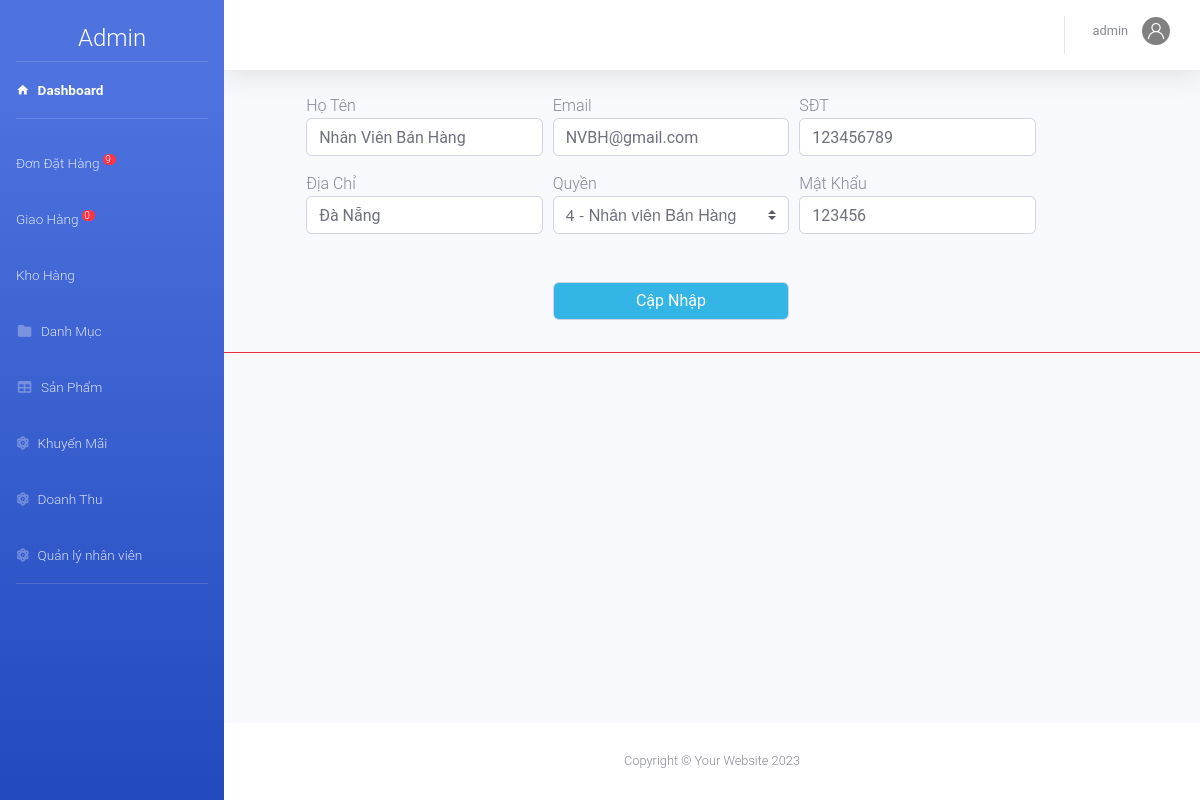
Page /Faship/admin/index.php?action=nhanvien&view=sua&manv=2 (signed in) on the committed database.
### tables this page shows
CREATE TABLE `nhanvien` (
  `MaNV` int(11) NOT NULL,
  `TenNV` varchar(50) NOT NULL,
  `Email` varchar(50) NOT NULL,
  `SDT` int(12) NOT NULL,
  `DiaChi` text NOT NULL,
  `MatKhau` varchar(50) NOT NULL,
  `Quyen` int(20) NOT NULL
);

CREATE TABLE `quyen` (
  `id` int(11) NOT NULL,
  `Ten` varchar(100) NOT NULL,
  `MoTa` varchar(100) DEFAULT NULL
);

### Faship/admin/nhanvien/sua.php (the view, shortened to what this page needs)
<?php
    $manv=$_GET['manv'];
    $sql_sua="SELECT * FROM `nhanvien` WHERE MaNV='$manv'";
    $rs_sua=mysqli_query($conn,$sql_sua);
    $kq_sua=mysqli_fetch_array($rs_sua);
    $sql1="select *from quyen";
	$rs1=mysqli_query($conn,$sql1); ?>
  <form class="form-row " method="POST" action="nhanvien/xuly.php" enctype="multipart/form-data">
		<div class="form-group col-sm-1"></div><input hidden name="manv" value="<?php echo $kq_sua['MaNV'];?>">
	    <div class="form-group col-sm-3"><label class="m-auto" for="">Họ Tên</label>
	    	<input type="text" class="form-control" name="tennv" autofocus value="<?php echo $kq_sua['TenNV'];?>">
	    </div>
	    <div class="form-group col-sm-3"><label class="m-auto" for="">Email</label>
	    	<input type="email" class="form-control" name="email" autofocus value="<?php echo $kq_sua['Email'];?>">
	    </div>
	    <div class="form-group col-sm-3"><label class="m-auto" for="">SĐT</label>
	    	<input type="text" class="form-control" name="sdt" autofocus value="<?php echo $kq_sua['SDT'];?>">
	    </div>
		<div class="form-group col-sm-2"></div><div class="form-group col-sm-1"></div>
	    <div class="form-group col-sm-3"><label class="m-auto" for="">Địa Chỉ</label>
	    	<input type="text" class="form-control" name="dc" autofocus value="<?php echo $kq_sua['DiaChi'];?>">
	    </div>
	    <div class="form-group col-sm-3"><label class="m-auto" for="">Quyền</label>
	    	<select class="browser-default custom-select" name="q" id="">
	    		<?php while ($row=mysqli_fetch_array($rs1)) { ?>
	    		<option <?php if ($kq_sua['Quyen']==$row['id']){ echo "selected";} ?>
	    		 value="<?php echo $row['id'] ?>"><?php echo $row['id'].' - '.$row['Ten'] ?></option>}
	   <?php	} ?>
	    	</select>
	    </div>
	    <div class="form-group col-sm-3"><label class="m-auto" for="">Mật Khẩu</label>
	    	<input type="text" class="form-control" name="mk" autofocus value="<?php echo $kq_sua['MatKhau'];?>">
	    </div>
	    <div class="form-group col-sm-4"></div>
	    <div class="form-group col-sm-3"><label for="masv">&emsp;</label><input type="submit" class="form-control badge-info" name="sua" value="Cập Nhập"></div>
 </form><hr class=" badge-danger">

### rows in the picture
nhanvien: tennv "Nhân Viên Bán Hàng", email "NVBH@gmail.com", sdt "123456789", dc "Đà Nẵng", q "4 - Nhân viên Bán Hàng", mk "123456"

### other values in the picture
$dem "9"
$dem "0"
$nv['TenNV'] "admin"
